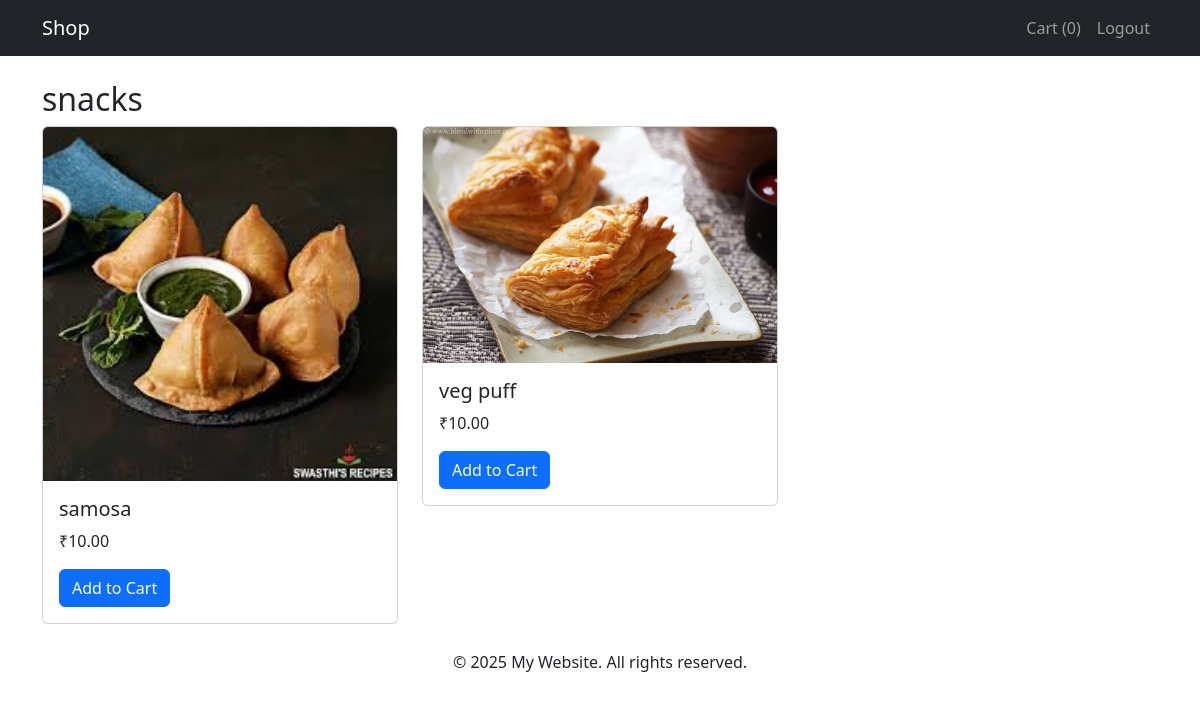
The page /?category=snacks (signed in) on the database its author committed.
### backend/models.py (models this page shows, shortened)
class Category(models.Model):
    id=models.BigAutoField(primary_key=True)
    name=models.CharField(max_length=255)
    class Meta:
        db_table='category'

class Product(models.Model):
    id = models.BigAutoField(primary_key=True)
    name = models.CharField(max_length=255)
    category=models.ForeignKey(Category,null=True,blank=True,on_delete=models.SET_NULL, related_name='products')
    brand=models.ForeignKey(Brand,null=True,blank=True,on_delete=models.SET_NULL)
    price=models.DecimalField(max_digits=10,decimal_places=2,null=True,blank=True)
    qty=models.IntegerField(null=True,blank=True)
    alert_stock=models.IntegerField(null=True,blank=True)
    image_path = models.ImageField(upload_to='product',null=True,blank=True,default='no_image_available.jpg')
    def __str__(self):
        return self.name
    class Meta:
        db_table = 'product'

### frontend/views.py (the view)
# urls.py: 2. Add a URL to urlpatterns:  path('', views.home, name='home')
def home(request):
    user = request.user
    data = {}
    if user.is_authenticated:
        cart_items = Cart.objects.filter(custom_user=user)
        grand_total = Cart.grand_total(customer_id=user.id)
        data['cart_items'] = cart_items
        data['grand_total'] = grand_total
        data['cart_count'] = cart_items.count()
    else:
        data['cart_items'] = []
        data['grand_total'] = 0
        data['cart_count'] = 0
    categories = Category.objects.prefetch_related('products').all()
    data['categories'] = categories
    category_name = request.GET.get('category')  # e.g., "Women"
    if category_name:
        category = get_object_or_404(Category, name=category_name)
        products = category.products.all()  # Assuming related_name='products' in ForeignKey
        data['category_present'] = True
        data['page_title'] = category.name
        data['products'] = products
        data['categories'] = categories
        for cat in categories:
            print(cat.name)
            print(cat.products.all())  # This will now work!
        return render(request, 'frontend/product.html', data)
    data['category_present'] = False
    return render(request, 'frontend/home.html', data)

### backend/models.py (called while the page is built)
    @classmethod
    def grand_total(cls, customer_id):
        cart_items = cls.objects.filter(custom_user_id=customer_id)
        total = sum(item.total_price() for item in cart_items)
        return total

### frontend/templates/frontend/product.html (shortened to what this page needs)
{% extends 'frontend/layout/app.html' %}
{% block content %}
<div class="container mt-4">
  <h2>{{ page_title }}</h2>
  {% if products %}
    <div class="row">
      {% for item in products %}
        <div class="col-md-4">
          <div class="card mb-3">
            {% if item.image_path %}
              <img src="{{ item.image_path.url }}" class="card-img-top" alt="{{ item.name }}">
            {% endif %}
            <div class="card-body">
              <h5 class="card-title">{{ item.name }}</h5>
              <p class="card-text">₹{{ item.price }}</p>
              <a href="{% url 'add_to_cart' item.id %}" class="btn btn-primary">Add to Cart</a>
            </div>
          </div>
        </div>
      {% endfor %}
    </div>
  {% else %}
    <p>No products available in this category.</p>
  {% endif %}
</div>
{% endblock %}

### rows shown on the page
Category: name "snacks"
Product: image_path (picture), name "samosa", price "10.00"
Product: image_path (picture), name "veg puff", price "10.00"

### other values the page prints
{{ cart_count }} "0"
